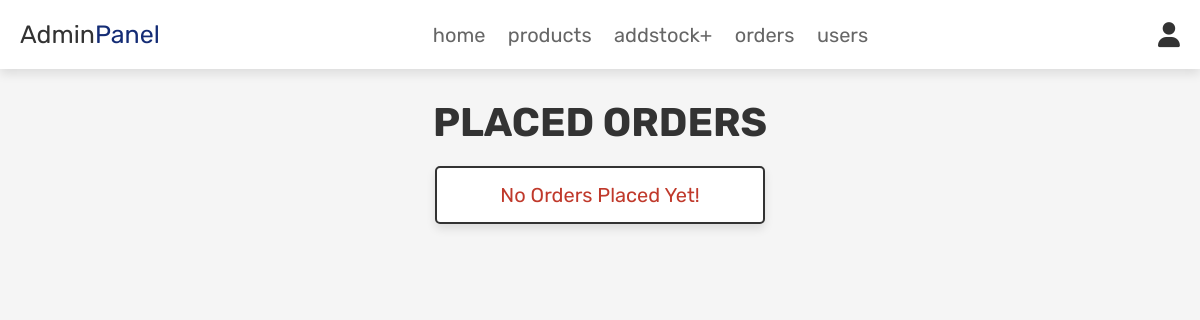
Page /admin_orders.php (signed in) on the earlier database version.
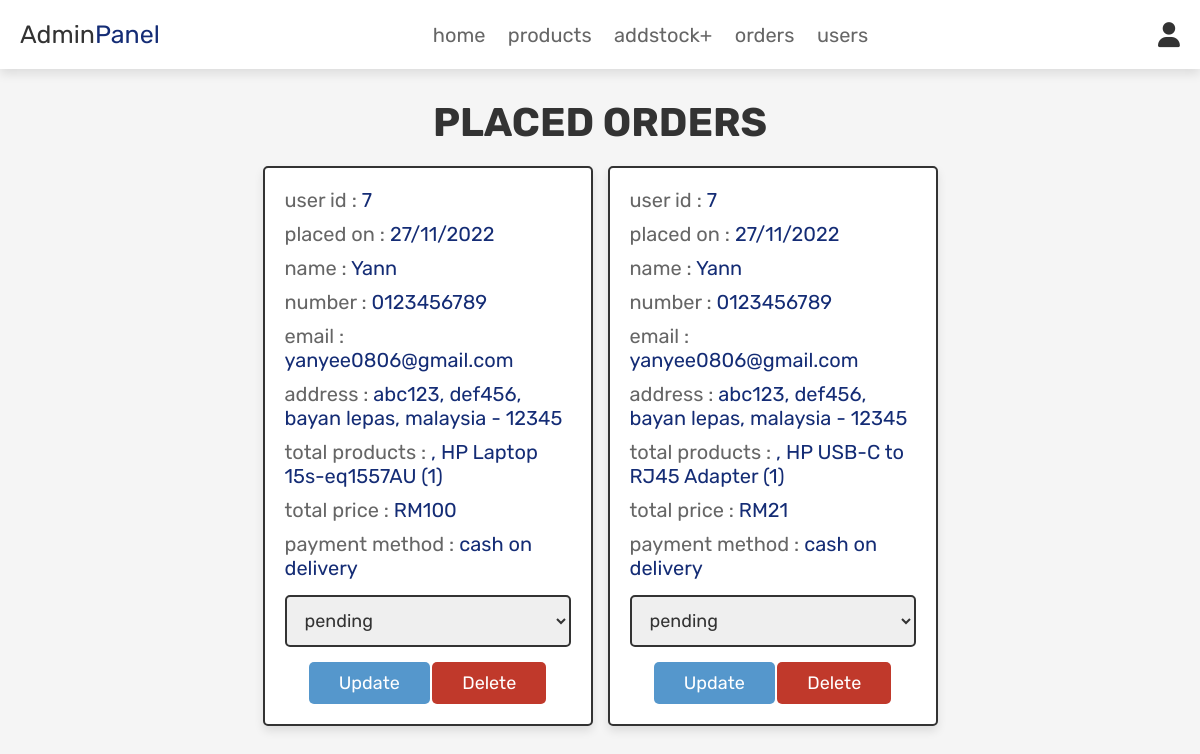
Same page on the later database version.
### tables this page shows
CREATE TABLE IF NOT EXISTS `orders` (
  `id` int(100) NOT NULL AUTO_INCREMENT,
  `user_id` int(100) NOT NULL,
  `name` varchar(100) NOT NULL,
  `number` varchar(12) NOT NULL,
  `email` varchar(100) NOT NULL,
  `method` varchar(50) NOT NULL,
  `address` varchar(500) NOT NULL,
  `total_products` varchar(1000) NOT NULL,
  `total_price` int(100) NOT NULL,
  `placed_on` varchar(50) NOT NULL,
  `payment_status` varchar(20) NOT NULL DEFAULT 'pending',
  PRIMARY KEY (`id`)
);

### admin_orders.php (the view, shortened to what this page needs)
<?php
@include 'config.php';
?>
<!DOCTYPE html>
<html lang="en">
<head>
   <link rel="stylesheet" href="https://cdnjs.cloudflare.com/ajax/libs/font-awesome/6.0.0/css/all.min.css">
   <link rel="stylesheet" href="css/admin_style.css">
</head>
<body>
<?php @include 'admin_header.php'; ?>
<section class="placed-orders">
   <h1 class="title">placed orders</h1>
   <div class="box-container">
      <?php
      $select_orders = mysqli_query($conn, "SELECT * FROM `orders`") or die('query failed');
      if(mysqli_num_rows($select_orders) > 0){
         while($fetch_orders = mysqli_fetch_assoc($select_orders)){
      ?>
      <div class="box">
         <p> user id : <span><?php echo $fetch_orders['user_id']; ?></span> </p>
         <p> placed on : <span><?php echo $fetch_orders['placed_on']; ?></span> </p>
         <p> name : <span><?php echo $fetch_orders['name']; ?></span> </p>
         <p> number : <span><?php echo $fetch_orders['number']; ?></span> </p>
         <p> email : <span><?php echo $fetch_orders['email']; ?></span> </p>
         <p> address : <span><?php echo $fetch_orders['address']; ?></span> </p>
         <p> total products : <span><?php echo $fetch_orders['total_products']; ?></span> </p>
         <p> total price : <span>RM<?php echo $fetch_orders['total_price']; ?></span> </p>
         <p> payment method : <span><?php echo $fetch_orders['method']; ?></span> </p>
         <form action="" method="post">
            <select name="update_payment">
               <option disabled selected><?php echo $fetch_orders['payment_status']; ?></option>
            </select>
            <input type="submit" name="update_order" value="update" class="option-btn">
            <a href="admin_orders.php?delete=<?php echo $fetch_orders['id']; ?>" class="delete-btn" onclick="return confirm('delete this order?');">delete</a>
         </form>
      </div>
      <?php
         }
      }else{
         echo '<p class="empty">no orders placed yet!</p>';
      }
      ?>
   </div>
</section>
</body>
</html>

### admin_header.php (shortened to what this page needs)
<header class="header">
    <div class="flex">
        <a href="admin_page.php" class="logo">Admin<span>Panel</span></a>
        <nav class="navbar">
            <a href="admin_page.php">home</a>
            <a href="admin_products.php">products</a>
            <a href="admin_addstock.php">addstock+</a>
            <a href="admin_orders.php">orders</a>
            <a href="admin_users.php">users</a>
        </nav>
        <div class="icons">
            <div id="user-btn" class="fas fa-user"></div>
        </div>
    </div>
</header>

### css/admin_style.css (style rules this page uses)
:root { --blue:#142c75; --red:#c0392b; --light-blue:#5597cc; --black:#333; --white:#fff; --light-color:#666; --light-white:#ccc; --light-bg:#f5f5f5; --border:.2rem solid var(--black); --box-shadow:0 .5rem 1rem rgba(0,0,0,.1); }
* { font-family: 'Rubik', sans-serif; margin:0; padding:0; box-sizing: border-box; outline: none; border:none; text-decoration: none; transition:all .2s linear; }
html { font-size: 62.5%; overflow-x: hidden; scroll-behavior: smooth; scroll-padding-top: 6.5rem; }
body { background: var(--light-bg); }
section { padding:3rem 2rem; }
.title { text-align: center; margin-bottom: 2rem; color:var(--black); text-transform: uppercase; font-size: 4rem; }
.btn, .delete-btn, .option-btn { display: inline-block; border-radius: .5rem; margin-top: 1rem; font-size: 1.8rem; color:var(--white); cursor: pointer; padding:1rem 3rem; text-transform: capitalize; }
.delete-btn { background-color: var(--red); }
.option-btn { background-color: var(--light-blue); }
.header { position: sticky; top:0; left:0; right:0; z-index: 1000; background-color: var(--white); box-shadow: var(--box-shadow); }
.header .flex { display: flex; align-items: center; justify-content: space-between; padding:2rem; max-width: 1200px; margin:0 auto; position: relative; }
.header .flex .icons div { font-size: 2.5rem; margin-left: 1.7rem; cursor: pointer; color:var(--black); }
.header .flex .navbar a { margin:0 1rem; font-size: 2rem; color:var(--light-color); }
.header .flex .logo { font-size: 2.5rem; color:var(--black); }
.header .flex .logo span { color:var(--blue); }
.placed-orders .box-container { display: grid; grid-template-columns: repeat(auto-fit, 33rem); gap:1.5rem; align-items: flex-start; max-width: 1200px; margin: 0 auto; justify-content: center; }
.placed-orders .box-container .box { padding:2rem; border:var(--border); background-color: var(--white); box-shadow: var(--box-shadow); border-radius: .5rem; }
.placed-orders .box-container .box p { margin-bottom: 1rem; font-size: 2rem; color:var(--light-color); }
.placed-orders .box-container .box p span { color:var(--blue); }
.placed-orders .box-container .box form { margin-top: 1rem; text-align: center; }
.placed-orders .box-container .box form select { width: 100%; border:var(--border); padding:1.2rem 1.4rem; font-size: 1.8rem; color:var(--black); border:var(--border); border-radius: .5rem; margin:.5rem 0; }
.empty { padding:1.5rem; font-size: 2rem; color:var(--red); border:var(--border); box-shadow: var(--box-shadow); text-align: center; background-color: var(--white); border-radius: .5rem; text-transform: capitalize; }

Differences in the rows shown:
added orders: user "7", placed_on "27/11/2022", name "Yann", number "0123456789", email "yanyee0806@gmail.com", address "abc123, def456, bayan lepas, malaysia - 12345", total_products ", HP Laptop 15s-eq1557AU (1)", total_price "100", method "cash on delivery", update_payment "pending"
added orders: user "7", placed_on "27/11/2022", name "Yann", number "0123456789", email "yanyee0806@gmail.com", address "abc123, def456, bayan lepas, malaysia - 12345", total_products ", HP USB-C to RJ45 Adapter (1)", total_price "21", method "cash on delivery", update_payment "pending"
Other differences:
text no longer shown: "No Orders Placed Yet!"
